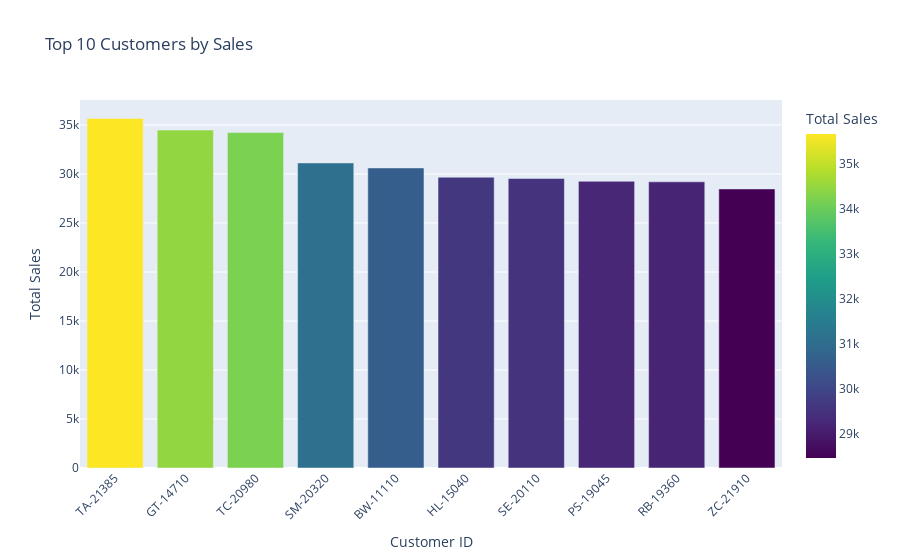
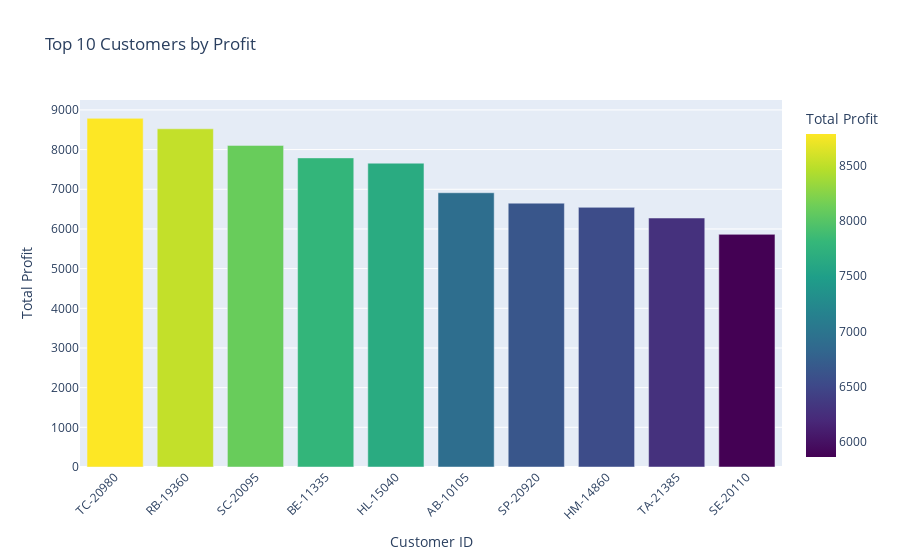

The code cell stored with these charts, in order, in its notebook:
### Code cell
# For top 10 customers by Sales
fig_sales = px.bar(top_10_sales, x='Customer ID', y='Sales', title='Top 10 Customers by Sales', 
                   labels={'Sales': 'Total Sales', 'Customer ID': 'Customer ID'}, color='Sales', 
                   color_continuous_scale='Viridis')
fig_sales.update_layout(xaxis_tickangle=-45)
fig_sales.show()

#For top 10 customers by Profit
fig_profit = px.bar(top_10_profit, x='Customer ID', y='Profit', title='Top 10 Customers by Profit', 
                    labels={'Profit': 'Total Profit', 'Customer ID': 'Customer ID'}, color='Profit', 
                    color_continuous_scale='Viridis')
fig_profit.update_layout(xaxis_tickangle=-45)
fig_profit.show()

### Figure 1 — Plotly figure (JSON) as saved in the notebook; plotly's stock layout.template omitted (floating-point values rounded to 4 significant figures)
{"data": [{"alignmentgroup": "True", "hovertemplate": "Customer ID=%{x}<br>Total Sales=%{marker.color}<extra></extra>", "legendgroup": "", "marker": {"color": [35670.0, 34470.0, 34220.0, 31130.0, 30610.0, 29660.0, 29530.0, 29250.0, 29200.0, 28470.0], "coloraxis": "coloraxis", "pattern": {"shape": ""}}, "name": "", "offsetgroup": "", "orientation": "v", "showlegend": false, "textposition": "auto", "type": "bar", "x": ["TA-21385", "GT-14710", "TC-20980", "SM-20320", "BW-11110", "HL-15040", "SE-20110", "PS-19045", "RB-19360", "ZC-21910"], "xaxis": "x", "y": [35670.0, 34470.0, 34220.0, 31130.0, 30610.0, 29660.0, 29530.0, 29250.0, 29200.0, 28470.0], "yaxis": "y"}], "layout": {"barmode": "relative", "coloraxis": {"colorbar": {"title": {"text": "Total Sales"}}, "colorscale": [[0, "#440154"], [0.1111, "#482878"], [0.2222, "#3e4989"], [0.3333, "#31688e"], [0.4444, "#26828e"], [0.5556, "#1f9e89"], [0.6667, "#35b779"], [0.7778, "#6ece58"], [0.8889, "#b5de2b"], [1, "#fde725"]]}, "legend": {"tracegroupgap": 0}, "title": {"text": "Top 10 Customers by Sales"}, "xaxis": {"anchor": "y", "domain": [0, 1], "tickangle": -45, "title": {"text": "Customer ID"}}, "yaxis": {"anchor": "x", "domain": [0, 1], "title": {"text": "Total Sales"}}}}

### Figure 2 — Plotly figure (JSON) as saved in the notebook; plotly's stock layout.template omitted (floating-point values rounded to 4 significant figures)
{"data": [{"alignmentgroup": "True", "hovertemplate": "Customer ID=%{x}<br>Total Profit=%{marker.color}<extra></extra>", "legendgroup": "", "marker": {"color": [8787.0, 8524.0, 8106.0, 7791.0, 7658.0, 6913.0, 6650.0, 6545.0, 6275.0, 5864.0], "coloraxis": "coloraxis", "pattern": {"shape": ""}}, "name": "", "offsetgroup": "", "orientation": "v", "showlegend": false, "textposition": "auto", "type": "bar", "x": ["TC-20980", "RB-19360", "SC-20095", "BE-11335", "HL-15040", "AB-10105", "SP-20920", "HM-14860", "TA-21385", "SE-20110"], "xaxis": "x", "y": [8787.0, 8524.0, 8106.0, 7791.0, 7658.0, 6913.0, 6650.0, 6545.0, 6275.0, 5864.0], "yaxis": "y"}], "layout": {"barmode": "relative", "coloraxis": {"colorbar": {"title": {"text": "Total Profit"}}, "colorscale": [[0, "#440154"], [0.1111, "#482878"], [0.2222, "#3e4989"], [0.3333, "#31688e"], [0.4444, "#26828e"], [0.5556, "#1f9e89"], [0.6667, "#35b779"], [0.7778, "#6ece58"], [0.8889, "#b5de2b"], [1, "#fde725"]]}, "legend": {"tracegroupgap": 0}, "title": {"text": "Top 10 Customers by Profit"}, "xaxis": {"anchor": "y", "domain": [0, 1], "tickangle": -45, "title": {"text": "Customer ID"}}, "yaxis": {"anchor": "x", "domain": [0, 1], "title": {"text": "Total Profit"}}}}
